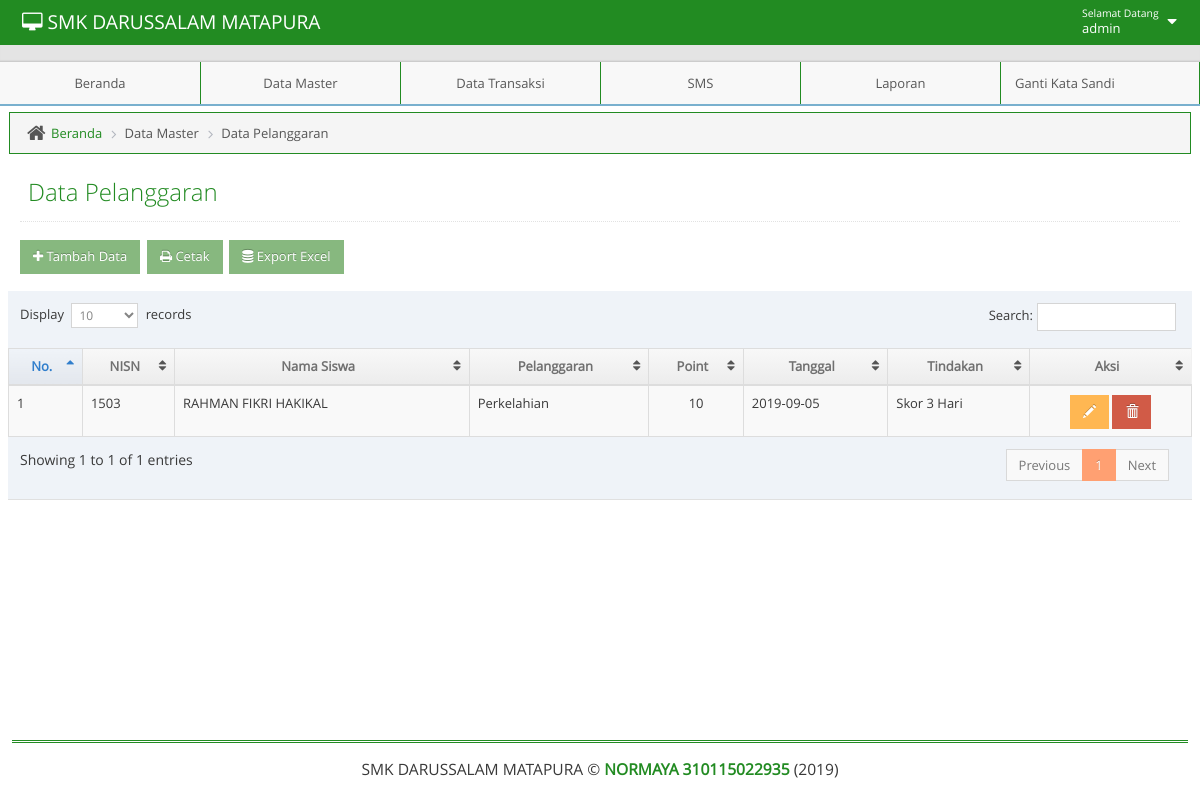
The app's page /admin/adminmainapp.php?unit=t_pelanggaran&act=datagrid (signed in) with its own data.
### tables this page shows
CREATE TABLE IF NOT EXISTS `t_prspel` (
  `kd_prspel` int(11) NOT NULL AUTO_INCREMENT,
  `id_nis` int(50) NOT NULL,
  `kd_pel` int(11) NOT NULL,
  `tgl_prspel` date NOT NULL,
  `ket` text NOT NULL,
  PRIMARY KEY (`kd_prspel`)
);

CREATE TABLE IF NOT EXISTS `t_siswa` (
  `id_nis` int(11) NOT NULL,
  `namas` varchar(100) NOT NULL,
  `jk` enum('Laki-Laki','Perempuan') NOT NULL,
  `tgl_lahir` date NOT NULL,
  `alamat` text NOT NULL,
  `no_ortu` varchar(50) NOT NULL,
  `kd_siswa` int(11) NOT NULL AUTO_INCREMENT,
  PRIMARY KEY (`kd_siswa`)
);

CREATE TABLE IF NOT EXISTS `t_pelanggaran` (
  `kd_pel` int(11) NOT NULL AUTO_INCREMENT,
  `nama_pel` varchar(50) NOT NULL,
  `poin` varchar(3) NOT NULL,
  PRIMARY KEY (`kd_pel`)
);

### admin/unit/t_pelanggaran.php (the view, shortened to what this page needs)
<?php
$act = $_GET['act'];
switch($act){
    case "datagrid":
        ?>
<?php
include("../admin/leftbar.php");
?>
<div class="main-content">
    <div class="main-content-inner">
	<div class="breadcrumbs ace-save-state" id="breadcrumbs">
            <ul class="breadcrumb">
                <li>
                    <i class="ace-icon fa fa-home home-icon"></i>
                    <a href="adminmainapp.php?unit=dashboard">Beranda</a>
                </li>
                <li>Data Master</li>
		<li>Data Pelanggaran</li>
            </ul>
	</div>
        <div class="page-content">
            <div class="page-header">
                <h1>Data Pelanggaran
                </h1>
            </div>
            <h1>
                    <a href="?unit=t_pelanggaran&act=input">
                        <button class="btn btn-sm btn-success"><i class="fa fa-plus"></i> Tambah Data</button>
                    </a>
                    <a href="?unit=tl_pelanggaran" target="_blank">
                        <button class="btn btn-sm btn-success"><i class="fa fa-print"></i> Cetak</button>
                    </a>
					<a href="unit/txp_pelanggaran.php">
                        <button class="btn btn-sm btn-success"><i class="fa fa-database"></i> Export Excel</button>
                    </a>
                </h1>
            <div class="row">
                <div class="col-xs-12">
                    <div class="row">
                        <div class="box box-primary">
                            <div class="box-body table-responsive padding">
                              <table id="datatable" class="table table-striped table-bordered table-hover">
                                <thead>
                                    <tr>
                                        <th style="text-align: center">No.</th>
                                        <th style="text-align: center">NISN</th>
                                        <th style="text-align: center">Nama Siswa</th>
                                        <th style="text-align: center">Pelanggaran</th>
                                        <th style="text-align: center">Point</th>
                                        <th style="text-align: center">Tanggal</th>
                                        <th style="text-align: center">Tindakan</th>
                                        <th style="text-align: center">Aksi</th>
                                    </tr>
                                </thead>
                                <tbody>
                                    <?php $no=1;
                                    $qdatagrid =" SELECT
							t_prspel.kd_prspel, t_prspel.kd_pel, t_prspel.id_nis, t_prspel.tgl_prspel,t_prspel.ket,
                            t_pelanggaran.kd_pel, t_pelanggaran.nama_pel, t_pelanggaran.poin,
							t_siswa.id_nis, t_siswa.namas
                            FROM
                                t_prspel
                                    JOIN t_siswa ON t_prspel.id_nis = t_siswa.id_nis
									JOIN t_pelanggaran ON t_prspel.kd_pel = t_pelanggaran.kd_pel";
                                    $rdatagrid = mysqli_query($mysqli, $qdatagrid);
                                    while($ddatagrid=mysqli_fetch_assoc($rdatagrid)) {
										 echo "
                                        <tr>
                                             <td style= text-align:left  >$no</td>
                                             <td style= text-align:left  >$ddatagrid[id_nis]</td>
                                             <td style= text-align:left  >$ddatagrid[namas]</td>
                                             <td style= text-align:left  >$ddatagrid[nama_pel]</td>
                                             <td style= text-align:center  >$ddatagrid[poin]</td>
                                             <td style= text-align:left  >$ddatagrid[tgl_prspel]</td>
                                             <td style= text-align:left  >$ddatagrid[ket]</td>
                                             <td style=text-align:center>
                                                 <a href=?unit=t_pelanggaran&act=update&kd_prspel=$ddatagrid[kd_prspel] class='btn btn-sm btn-warning glyphicon glyphicon-pencil' ></a>
                                                 <a href=?unit=t_pelanggaran&act=delete&kd_prspel=$ddatagrid[kd_prspel] class='btn btn-sm btn-danger glyphicon glyphicon-trash' onclick='return confirm(\"Yakin Akan Menghapus Data?\")'></a>
                                             </td>
                                        </tr>
                                        ";
                                        $no++;
                                     }
                                     ?>
                                </tbody>
                                </table>
                            </div>
                        </div>
                    </div>
                </div>
            </div>
        </div>
    </div>
</div>
<?php
include("../admin/footer.php");
?>
	</body>
</html>
 <?php
        break;
            ?>
 <?php
}

### admin/navbar.php (shortened to what this page needs)
<body class="no-skin">
        <?php
         $qupdate = "SELECT * FROM  t_admin WHERE username = '".$_SESSION['username']."'";
        $rupdate = mysqli_query($mysqli, $qupdate);
        $dupdate = mysqli_fetch_assoc($rupdate);
        ?>
        <div id="navbar" class="navbar navbar-default ace-save-state">
            <div class="navbar-container ace-save-state" id="navbar-container">
            <div class="navbar-header pull-left">
                <a href="adminmainapp.php?unit=dashboard" class="navbar-brand"><small><i class="fa fa-desktop"></i>  SMK DARUSSALAM MATAPURA </small></a>
            </div>
            <div class="navbar-buttons navbar-header pull-right" role="navigation">
              <ul class="nav ace-nav">
                <li class="light-blue dropdown-modal">
                  <a data-toggle="dropdown" href="#" class="dropdown-toggle">
                    <span class="user-info"><small>Selamat Datang</small>  <?php echo $dupdate['username']; ?></span>
                    <i class="ace-icon fa fa-caret-down"></i>
                  </a>
                </li>
              </ul>
            </div>
        </div>
    </div>

### css/tentang/style.css (style rules this page uses)
html { font-family:sans-serif; -ms-text-size-adjust:100%; -webkit-text-size-adjust:100% }
body { margin:0 }
a { background-color:transparent }
h1 { font-size:2em; margin:.67em 0 }
small { font-size:80% }
button,input,optgroup,select,textarea { color:inherit; font:inherit; margin:0 }
button { overflow:visible }
button,select { text-transform:none }
button,html input[type=button],input[type=reset],input[type=submit] { -webkit-appearance:button; cursor:pointer }
table { border-collapse:collapse; border-spacing:0 }
td,th { padding:0 }
.border-box,article,body,code,dd,div,dl,dt,fieldset,footer,form,header,html,input[type=email],input[type=password],input[type=tel],input[type=text],input[type=url],li,main,ol,p,pre,section,textarea,ul { box-sizing:border-box }

### records on screen
t_prspel: t_siswa.id_nis "1503", t_siswa.namas "RAHMAN FIKRI HAKIKAL", kd_pel.nama_pel "Perkelahian", kd_pel.poin "10", tgl_prspel "2019-09-05", ket "Skor 3 Hari"

### other values on screen
$dupdate['username'] "admin"
